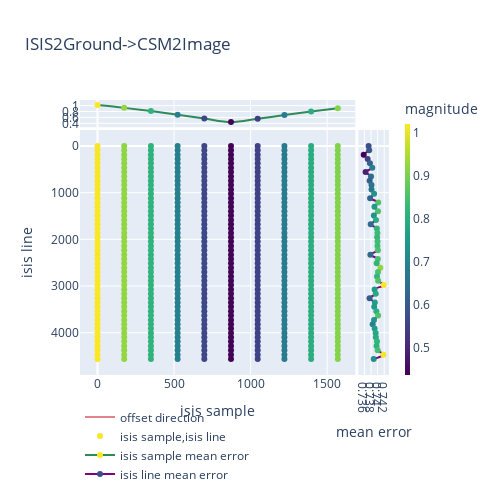

The code cell stored with this chart in its notebook:
### Code cell
isis2csm_plot

### Figure 1 — Plotly figure (JSON) as saved in the notebook; plotly's stock layout.template omitted (floating-point values rounded to 4 significant figures; data arrays with more than 128 entries replaced by an {"elided": "..."} marker saying what was removed)
{"data": [{"line": {"color": "#e3838e"}, "mode": "lines", "name": "offset direction", "type": "scatter", "x": {"elided": "3500 float values"}, "xaxis": "x3", "y": {"elided": "3500 float values"}, "yaxis": "y3"}, {"customdata": {"elided": "500x8 float values"}, "hovertext": {"elided": "500 str values"}, "marker": {"color": {"elided": "500 float values"}, "colorbar": {"outlinewidth": 0, "thickness": 5, "title": {"text": "magnitude"}, "ypad": 0}, "colorscale": [[0, "#440154"], [0.1111, "#482878"], [0.2222, "#3e4989"], [0.3333, "#31688e"], [0.4444, "#26828e"], [0.5556, "#1f9e89"], [0.6667, "#35b779"], [0.7778, "#6ece58"], [0.8889, "#b5de2b"], [1, "#fde725"]]}, "mode": "markers", "name": "isis sample,isis line", "type": "scatter", "x": {"elided": "500 float values"}, "xaxis": "x3", "y": {"elided": "500 float values"}, "yaxis": "y3"}, {"customdata": [[-0.1473, 2282.0, 0, 2281.0, 0.1473, -1.007, 1.017, -1.426], [174.2, 2282.0, 174.4, 2281.0, 0.2319, -0.8941, 0.9237, -1.317], [348.5, 2282.0, 348.8, 2281.0, 0.2797, -0.7642, 0.8138, -1.22], [522.9, 2282.0, 523.2, 2281.0, 0.3007, -0.6221, 0.6909, -1.121], [697.3, 2282.0, 697.6, 2281.0, 0.3047, -0.4728, 0.5625, -0.9983], [871.7, 2282.0, 872, 2281.0, 0.3016, -0.3215, 0.4408, -0.8173], [1046.0, 2282.0, 1046.0, 2281.0, 0.3, -0.465, 0.5533, -0.9979], [1221.0, 2282.0, 1221.0, 2281.0, 0.2886, -0.6145, 0.6789, -1.132], [1395.0, 2282.0, 1395.0, 2281.0, 0.2579, -0.7571, 0.7998, -1.242], [1569.0, 2282.0, 1570.0, 2281.0, 0.1984, -0.8877, 0.9096, -1.351]], "line": {"color": "seagreen", "shape": "spline"}, "marker": {"color": [1.017, 0.9237, 0.8138, 0.6909, 0.5625, 0.4408, 0.5533, 0.6789, 0.7998, 0.9096], "colorscale": [[0, "#440154"], [0.1111, "#482878"], [0.2222, "#3e4989"], [0.3333, "#31688e"], [0.4444, "#26828e"], [0.5556, "#1f9e89"], [0.6667, "#35b779"], [0.7778, "#6ece58"], [0.8889, "#b5de2b"], [1, "#fde725"]]}, "mode": "lines+markers", "name": "isis sample mean error", "type": "scatter", "x": [0, 174.4, 348.8, 523.2, 697.6, 872, 1046.0, 1221.0, 1395.0, 1570.0], "xaxis": "x", "y": [1.017, 0.9237, 0.8138, 0.6909, 0.5625, 0.4408, 0.5533, 0.6789, 0.7998, 0.9096], "yaxis": "y"}, {"customdata": {"elided": "50x8 float values"}, "line": {"color": "purple", "shape": "spline"}, "marker": {"color": [0.7373, 0.7374, 0.7358, 0.737, 0.7377, 0.7384, 0.7363, 0.738, 0.7376, 0.7381, 0.7382, 0.7389, 0.7377, 0.7402, 0.739, 0.7401, 0.7388, 0.7395, 0.7379, 0.7398, 0.7399, 0.7398, 0.74, 0.7399, 0.7401, 0.7378, 0.74, 0.7397, 0.7408, 0.7401, 0.7398, 0.7402, 0.7418, 0.7391, 0.7394, 0.7375, 0.7392, 0.739, 0.7396, 0.7401, 0.7389, 0.7385, 0.7391, 0.7394, 0.7395, 0.7398, 0.7397, 0.74, 0.7417, 0.7388], "colorscale": [[0, "#440154"], [0.1111, "#482878"], [0.2222, "#3e4989"], [0.3333, "#31688e"], [0.4444, "#26828e"], [0.5556, "#1f9e89"], [0.6667, "#35b779"], [0.7778, "#6ece58"], [0.8889, "#b5de2b"], [1, "#fde725"]]}, "mode": "lines+markers", "name": "isis line mean error", "type": "scatter", "x": [0.7373, 0.7374, 0.7358, 0.737, 0.7377, 0.7384, 0.7363, 0.738, 0.7376, 0.7381, 0.7382, 0.7389, 0.7377, 0.7402, 0.739, 0.7401, 0.7388, 0.7395, 0.7379, 0.7398, 0.7399, 0.7398, 0.74, 0.7399, 0.7401, 0.7378, 0.74, 0.7397, 0.7408, 0.7401, 0.7398, 0.7402, 0.7418, 0.7391, 0.7394, 0.7375, 0.7392, 0.739, 0.7396, 0.7401, 0.7389, 0.7385, 0.7391, 0.7394, 0.7395, 0.7398, 0.7397, 0.74, 0.7417, 0.7388], "xaxis": "x4", "y": [0, 93.12, 186.2, 279.4, 372.5, 465.6, 558.7, 651.8, 745.0, 838.1, 931.2, 1024.0, 1117.0, 1211.0, 1304.0, 1397.0, 1490.0, 1583.0, 1676.0, 1769.0, 1862.0, 1956.0, 2049.0, 2142.0, 2235.0, 2328, 2421.0, 2514.0, 2607.0, 2700.0, 2794.0, 2887.0, 2980.0, 3073.0, 3166.0, 3259.0, 3352.0, 3445.0, 3539.0, 3632.0, 3725.0, 3818.0, 3911.0, 4004.0, 4097.0, 4190.0, 4284.0, 4377.0, 4470.0, 4563.0], "yaxis": "y4"}], "layout": {"height": 500, "legend": {"orientation": "h"}, "showlegend": true, "title": {"text": "ISIS2Ground->CSM2Image"}, "width": 500, "xaxis": {"anchor": "y", "domain": [0, 0.891], "matches": "x3", "showticklabels": false}, "xaxis2": {"anchor": "y2", "domain": [0.901, 1], "matches": "x4", "showticklabels": false}, "xaxis3": {"anchor": "y3", "domain": [0, 0.891], "title": {"text": "isis sample"}}, "xaxis4": {"anchor": "y4", "domain": [0.901, 1], "title": {"text": "mean error"}}, "yaxis": {"anchor": "x", "domain": [0.901, 1]}, "yaxis2": {"anchor": "x2", "domain": [0.901, 1], "matches": "y", "showticklabels": false}, "yaxis3": {"anchor": "x3", "autorange": "reversed", "domain": [0, 0.891], "title": {"text": "isis line"}}, "yaxis4": {"anchor": "x4", "domain": [0, 0.891], "matches": "y3", "showticklabels": false}}}
